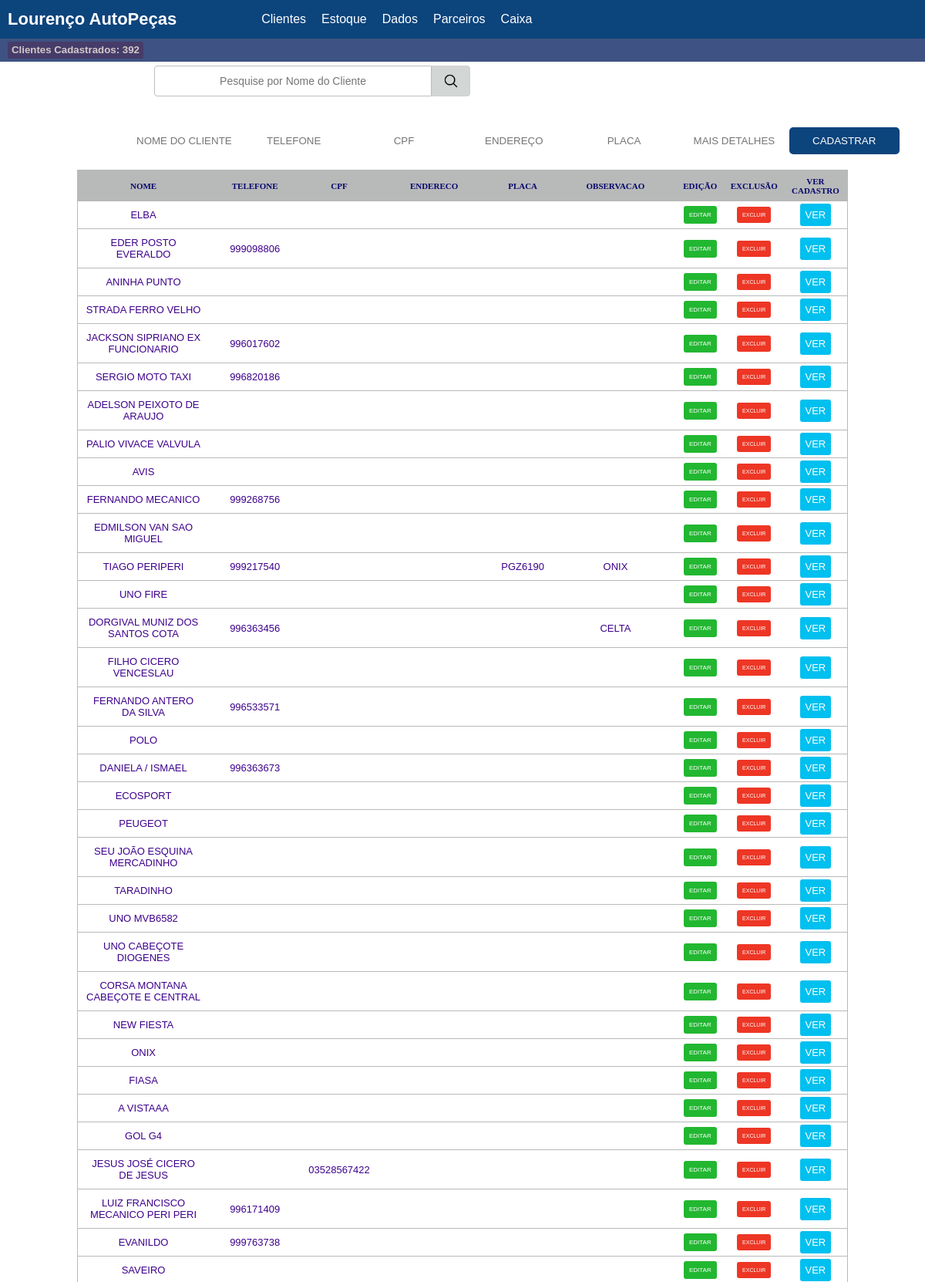
The page /clientes (signed in, upper part) on the database its author committed.
### tables this page shows
CREATE TABLE `clientes` (
  `id` int(11) NOT NULL,
  `nome` varchar(200) NOT NULL,
  `telefone` varchar(200) NOT NULL,
  `cpf` varchar(200) NOT NULL,
  `endereco` varchar(300) NOT NULL,
  `placa` varchar(100) NOT NULL,
  `observacao` varchar(300) NOT NULL
);

### base/controle.php (called while the page is built, shortened)
<?php
class controle{
    public function carregarModelo($visualNome, $visualDados = array()) {
        require 'visual/modelo.php';
    }
    public function carregarVisualNoModelo($visualNome, $visualDados = array()) {
        extract($visualDados);
        require 'visual/'.$visualNome.'.php';
    }
}

### controles/clientesControle.php (called while the page is built, shortened)
<?php
class clientesControle extends controle
{
    public function inicial()
    {
        $clientes = new Clientes();
        if (isset($_SESSION['entrar']) && !empty($_SESSION['entrar'])) {
            $clientes->exibirClientes();
            $lista_clientes = $clientes->exibirClientes();
        } else {
            session_destroy();
            header("Location: " . URL_BASE . "entrar");
        }
        $quantidade_clientes = $clientes->qtdeClientes();
        $dados = array(
            'quantidade_clientes' => @$quantidade_clientes,
            'mensagem' => @$mensagem,
            'lista_cliente' => @$lista_clientes,
            'pesquisa' => @$pesquisa
        );
        $this->carregarModelo('clientes', $dados);
    }
}

### base/Base.php (called while the page is built, shortened)
<?php
class  Base{
    public function rodar() {
        $url = '/';
        if(isset($_GET['url'])){
            $url .= $_GET['url'];
        }
        $parametros = array();
        if(!empty($url) && $url != '/'){
            $url = explode('/', $url);
            array_shift($url);
           array_shift($url);
           if(isset($url[0]) && !empty($url[0])){
               $atualAcao = $url[0];
              array_shift($url);
           } else{
               $atualAcao = 'inicial';
           }
        } else{
            $atualControle = 'inicioControle';
            $atualAcao = 'inicial';
        }
      $controle = new $atualControle();
       call_user_func_array(array($controle, $atualAcao), $parametros);
    }
}

### index.php (called while the page is built, shortened)
<?php
$base = new Base();
$base->rodar();

### modelos/modelo.php (called while the page is built, shortened)
<?php
class Modelo{
    public function __construct() {
        global $banco;
        $this->banco = $banco;
    }
}

### modelos/Clientes.php (called while the page is built, shortened)
<?php
class clientes extends modelo
{
    public function exibirClientes()
    {
        $sql = "SELECT * FROM clientes ORDER BY id DESC";
        $sql = $this->banco->query($sql);
        if ($sql->rowCount() > 0) {
            $sql = $sql->fetchAll();
            $dados = $sql;
            return $dados;
        }
    }
    public function qtdeClientes()
    {
        $sql = "SELECT COUNT(*) FROM clientes";
        $sql = $this->banco->query($sql);
        if ($sql->rowCount() > 0) {
            $sql = $sql->fetchAll();
            $dados = $sql;
            return $dados;
        }
    }
}

### visual/clientes.php (the view, shortened to what this page needs)
<div class="limites_emp_disp">
    <h5 class="estilo_h5_limite">Clientes Cadastrados: <?php if(isset($quantidade_clientes[0][0])){ echo $quantidade_clientes[0][0];} ?></h5>
</div>
<div class="pesquisa_prod remover" >
    <form method="POST" action="<?php echo URL_BASE ?>clientes">
        <input class="ip_pe" name="pesquisa" placeholder="Pesquise por Nome do Cliente">
        <input class="bt_pe" type="submit" value=""><br>
    </form>
    <br>
</div>
<div class="clientes" >
    <?php if (!isset($id) && !isset($excluir)): ?>
        <div class="inserir_produto">
            <form   method="POST" action="<?php URL_BASE ?>clientes">
                <input  required="" name="nome" type="text" placeholder="NOME DO CLIENTE">
                <input  type="text" name="telefone" placeholder="TELEFONE"><br>
                <input  type="text" name="cpf" placeholder="CPF"><br>
                <input  type="text" name="endereco"  placeholder="ENDEREÇO"><br>
                <input  type="text"  name="placa" placeholder="PLACA"><br>
                <input  type="text"  name="observacao" placeholder="MAIS DETALHES"><br>
                <input class="bt_inserir_n"  type="submit" value="Cadastrar"><br>
            </form>
        </div>
    <?php endif; ?>
        <br>
        <div class="cor_lista_clientes">
        <div class="lista_clientes">
         <table id="lista"  border="0" cellspacing="0">
                <thead>
                    <tr>
                        <th>Nome</th>
                        <th>telefone</th>
                        <th>cpf</th>
                        <th>endereco</th>
                        <th>placa</th>
                        <th>observacao</th>
                        <th>Edição</th>
                        <th>Exclusão</th>
                        <th>Ver Cadastro</th>
                    </tr>
           <?php
           if(!isset($pesquisa)){
               foreach($lista_cliente as $lst_cliente):?>
                <tbody>
                    <tr  align=center>
                        <td> <?php echo $lst_cliente['nome']?> </td>
                        <td> <?php echo $lst_cliente['telefone']?> </td>
                        <td> <?php echo $lst_cliente['cpf']?> </td>
                        <td> <?php echo $lst_cliente['endereco']?> </td>
                        <td> <?php echo $lst_cliente['placa']?> </td>
                        <td> <?php echo $lst_cliente['observacao']?> </td>
                        <td class="cliente_editar"><a href="<?php echo URL_BASE;?>clientes/editar?id=<?php echo $lst_cliente['id']?>">Editar</a></td>
          <td class="cliente_excluir"><a href="<?php echo URL_BASE;?>clientes/excluir?excluir=<?php echo $lst_cliente['id']?>">Excluir</a></td>
          <td class="cliente_ver"><a href="<?php echo URL_BASE;?>clientes/ver?ver=<?php echo $lst_cliente['id']?>" target="_blank">Ver</a></td>
                    </tr>
               </tbody>
           <?php  endforeach;     } else{     ?>
            <?php foreach($pesquisa as $pesquis):?>
                <tbody>
                    <tr  align=center>
                        <td> <?php echo $pesquis['nome']?> </td>
                        <td> <?php echo $pesquis['telefone']?> </td>
                        <td> <?php echo $pesquis['cpf']?> </td>
                        <td> <?php echo $pesquis['endereco']?> </td>
                        <td> <?php echo $pesquis['placa']?> </td>
                        <td> <?php echo $pesquis['observacao']?> </td>
                                        <td class="cliente_editar"><a href="<?php echo URL_BASE;?>clientes/editar?id=<?php echo $pesquis['id']?>">Editar</a></td>
          <td class="cliente_excluir"><a href="<?php echo URL_BASE;?>clientes/excluir?excluir=<?php echo $pesquis['id']?>">Excluir</a></td>
          <td class="cliente_ver"><a href="<?php echo URL_BASE;?>clientes/ver?ver=<?php echo $pesquis['id']?>" target="_blank">Ver</a></td>
           <!--
                        <td><a href="<?php echo URL_BASE;?>clientes/editar?id=<?php echo $pesquis['id']?>"><img class="hvr-wobble-skew" src="<?php echo URL_BASE; ?>midias/imagens/editar.png" ></a></td>
          <td><a href="<?php echo URL_BASE;?>clientes/excluir?excluir=<?php echo $pesquis['id']?>"><img class="hvr-wobble-skew" src="<?php echo URL_BASE; ?>midias/imagens/excluir.png" ></a></td>
          <td><a href="<?php echo URL_BASE;?>clientes/ver?ver=<?php echo $pesquis['id']?>"><img class="hvr-wobble-skew" src="<?php echo URL_BASE; ?>midias/imagens/ver.png" ></a></td>
          -->
                    </tr>
               </tbody>
           <?php endforeach; }?>
            </table>
    </div>
    </div>
</div>

### midias/css/estilo.css (style rules this page uses)
body { overflow-x: hidden; }
* { font-family: arial; margin: 0; padding: 0; }
.clientes form { display: flex; flex-flow: row wrap; }
.clientes form input { text-transform: uppercase; outline: none; border: 0px solid #eee; text-align: center; width: 14.28%; padding: 10px; }
table { border-collapse: collapse; }
.cliente_editar a { font-size: 8px; border-radius: 3px; text-decoration: none; background-color: #22b731; padding: 7px; color: #fff; }
.cliente_excluir a { font-size: 7px; border-radius: 3px; text-decoration: none; background-color: #EE3625; padding: 7px; color: #fff; }
.cliente_ver a { border-radius: 3px; text-decoration: none; background-color: #00C0EF; padding: 7px; color: #fff; }
.lista_clientes { width: 1000px; margin: 0 auto; border: 0px solid red; }
.lista_clientes table { float: left; margin-top: 20px; border: 1px solid #B8B9B9; }
.lista_clientes tr { text-transform: uppercase; }
.lista_clientes th { text-transform: uppercase; font-weight: normal; font-size: 11px; background-color: #B8B9B9; color: rgb(6, 8, 107); padding: 8px; font-weight: bold; font-family: cursive; }
.lista_clientes td { color: #3D018C; font-size: 13px; padding: 10px; background-color: #fff; border-bottom: 1px solid #B8B9B9; }
.pesquisa_prod { margin-bottom: 35px; border: 0; float: left; width: 100%; height: 50px; }
.ip_pe { margin-left: 200px; border-top-left-radius: 4px; border-bottom-left-radius: 4px; color: rgb(59, 59, 59); float: left; text-align: center; font-size: 18px; outline: none; margin-bottom: 25px; margin-top: 5px; height: 40px; width: 30%; border: 1px solid rgb(194, 189, 189); font-size: 14px; }
.bt_pe { cursor: pointer; background-image: url("../../midias/imagens/lupa.png"); background-size: 22px; background-repeat: no-repeat; background-position: center; border-bottom-right-radius: 4px; border-top-right-radius: 4px; color: rgb(88, 85, 85); float: left; text-align: center; font-size: 18px; outline: none; margin-bottom: 25px; margin-top: 5px; height: 40px; width: 50px; background-color: #d2d6d4; border: 1px solid rgb(212, 208, 208); font-size: 14px; }
.inserir_produto { border: 0px solid #840b0b; height: 35px; width: 1000px; margin-left: 167px; float: left; }
.bt_inserir_n { color: #fff; background-color: #0C447C; border-radius: 5px; }
.inserir_produto input { float: left; width: 200px; }
.limites_emp_disp { float: left; height: 30px; width: 100%; background-color: #3e5383; }
.limites_emp_disp h5 { margin-top: 4px; line-height: 22px; border-radius: 3px; margin-left: 10px; float: left; padding-left: 5px; padding-right: 5px; }
.estilo_h5_limite { background-color: #463c69; color: rgb(211, 201, 201); }

### rows shown on the page
clientes: nome "ELBA"
clientes: nome "EDER POSTO EVERALDO", telefone "999098806"
clientes: nome "ANINHA PUNTO"
clientes: nome "STRADA FERRO VELHO"
clientes: nome "JACKSON SIPRIANO EX FUNCIONARIO", telefone "996017602"
clientes: nome "SERGIO MOTO TAXI", telefone "996820186"
clientes: nome "ADELSON PEIXOTO DE ARAUJO"
clientes: nome "PALIO VIVACE VALVULA"
clientes: nome "AVIS"
clientes: nome "FERNANDO MECANICO", telefone "999268756"
clientes: nome "EDMILSON VAN SAO MIGUEL"
clientes: nome "TIAGO PERIPERI", telefone "999217540", placa "PGZ6190", observacao "ONIX"
clientes: nome "UNO FIRE"
clientes: nome "DORGIVAL MUNIZ DOS SANTOS COTA", telefone "996363456", observacao "CELTA"
clientes: nome "FILHO CICERO VENCESLAU"
clientes: nome "FERNANDO ANTERO DA SILVA", telefone "996533571"
clientes: nome "POLO"
clientes: nome "DANIELA / ISMAEL", telefone "996363673"
clientes: nome "ECOSPORT"
clientes: nome "PEUGEOT"
clientes: nome "SEU JOÃO ESQUINA MERCADINHO"
clientes: nome "TARADINHO"
clientes: nome "UNO MVB6582"
clientes: nome "UNO CABEÇOTE DIOGENES"
clientes: nome "CORSA MONTANA CABEÇOTE E CENTRAL"
clientes: nome "NEW FIESTA"
clientes: nome "ONIX"
clientes: nome "FIASA"
clientes: nome "A VISTAAA"
clientes: nome "GOL G4"
clientes: nome "JESUS JOSÉ CICERO DE JESUS", cpf "03528567422"
clientes: nome "LUIZ FRANCISCO MECANICO PERI PERI", telefone "996171409"
clientes: nome "EVANILDO", telefone "999763738"
clientes: nome "SAVEIRO"

### other values the page prints
$quantidade_clientes[0][0] "392"
